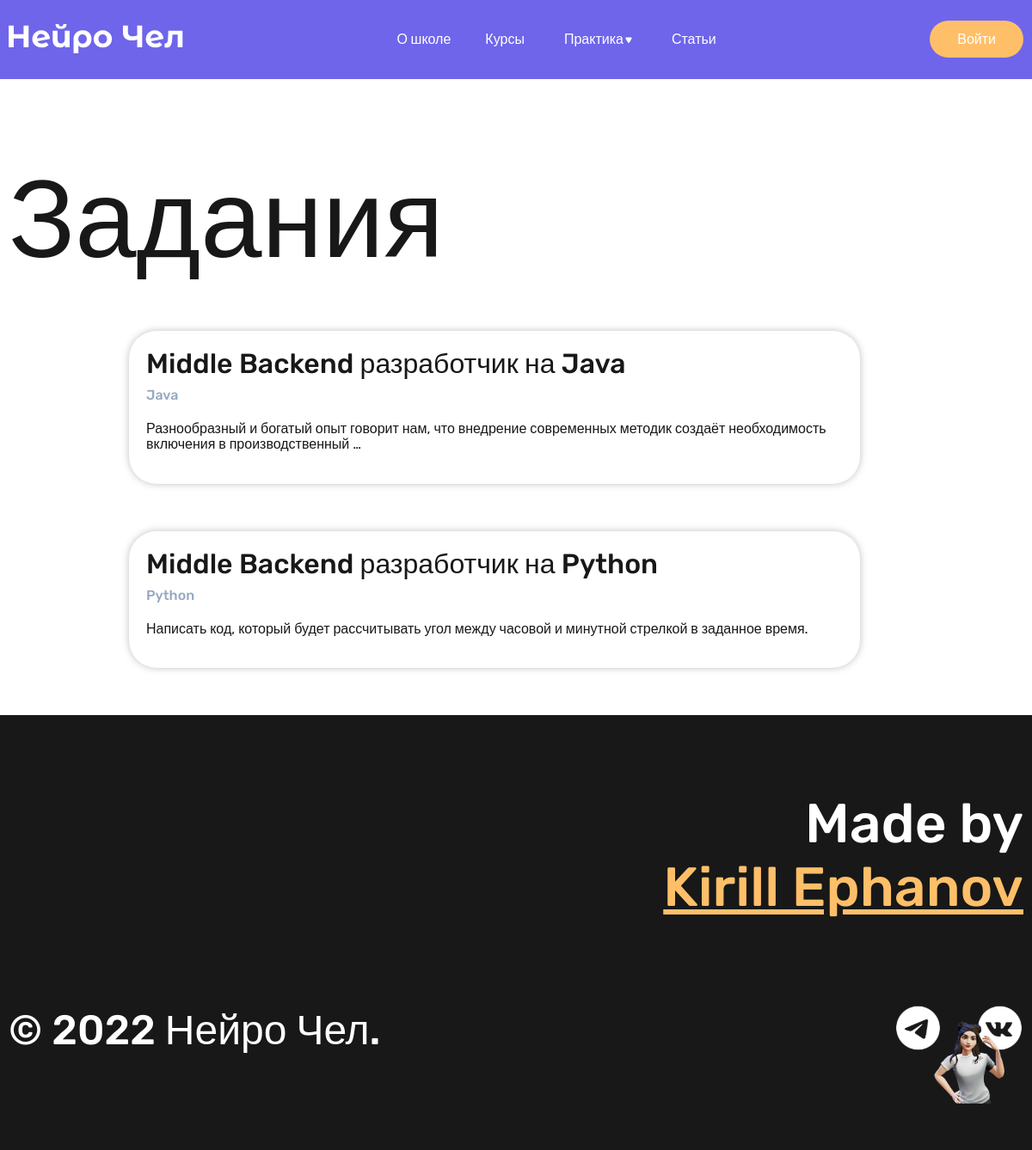
/practice/interview/, run on the app's committed database.
### blablycode_app/models.py (models this page shows, shortened)
class InterviewExercise(models.Model):
    interview_title = models.CharField(max_length=150, verbose_name='Название задачи')
    interview_category = models.ForeignKey('Category', on_delete=models.PROTECT, null=True, verbose_name='Категория')
    interview_content = models.TextField(max_length=500, verbose_name='Условие задачи')
    interview_solve = models.TextField(max_length=500, verbose_name='Решение задачи')
    class Meta:
        verbose_name = 'Задача для собеседования'
        verbose_name_plural = 'Задачи для собеседований'
        ordering = ['-pk']

class Category(models.Model):
    category_title = models.CharField(max_length=150, verbose_name='Название категории')
    def __str__(self):
        return self.category_title
    class Meta:
        verbose_name = 'Категория'
        verbose_name_plural = 'Категории'
        ordering = ['category_title']

### blablycode_app/views.py (the view)
# urls.py: path('practice/interview/', interview_page, name='interview'),
def interview_page(request):
    interview = InterviewExercise.objects.all()
    context = {'interview': interview,}
    return render(request=request, template_name='blablycode_app/interview_list.html', context=context)

### blablycode_app/templates/blablycode_app/interview_list.html
{% extends 'base.html' %}
{% block content %}
    <div class="wrapper">
        <h1 class="page-title">Задания</h1>
    </div>
    <section>
        <div class="course-catalog-wrapper">
            <div class="course-catalog">
                {% for item in interview %}
                <a href="{% url 'open_interview' item.pk %}" class="card-link">
                    <div class="course-card">
                        <div class="course-card-container">
                            <div class="course-card__content">
                                <p class="course-card__title">
                                    {{ item.interview_title }}
                                </p>
                                <div class="course-card__categories">
                                    <p class="course-card__category">
                                    {{ item.interview_category }}
                                    </p>
                                </div>
                                <p class="course-card__description">
                                    {{ item.interview_content|safe|truncatewords:15 }}
                                </p>
                            </div>
                        </div>
                    </div>
                </a>
                {% endfor %}
            </div>
        </div>
    </section>
{% endblock %}

### blablycode/static/styles/style.css (style rules this page uses)
:root { --dark: #181818; --blue: #6E65EB; --orange: #FFBF69; --grey: #97A8C1; }
html { background-color: var(--dark); }
body { font-family: 'Rubik', sans-serif; color: var(--dark); background-color: #fff; }
.wrapper { max-width: 1180px; padding-right: 5px; padding-left: 5px; margin: 0 auto; }
.page-title { font-size: 128px; font-weight: 500; margin-top: 90px; margin-bottom: 55px; }
.course-catalog-wrapper { max-width: 900px; padding-right: 5px; padding-left: 5px; margin: 0 auto; }
.card-link { color: var(--dark); text-decoration: none; }
.course-card { border-radius: 32px; padding: 20px; box-shadow: 0px 0px 8px rgba(0, 0, 0, 0.25); max-width: 850px; box-sizing: border-box; margin-bottom: 55px; }
.course-card-container { display: flex; align-items: center; }
.course-card__title { font-size: 32px; font-weight: 500; margin: 0; }
.course-card__categories { margin-top: 10px; margin-bottom: 0; }
.course-card__category { color: var(--grey); font-size: 16px; font-weight: 500; margin-top: 5px; margin-bottom: 0; }
.course-card__description { font-size: 16px; margin-top: 20px; }

### data on the page
InterviewExercise: interview_title "Middle Backend разработчик на Java", interview_category "Java", interview_content "Разнообразный и богатый опыт говорит нам, что внедрение современных методик создаёт необходимость включения в производственный …"
InterviewExercise: interview_title "Middle Backend разработчик на Python", interview_category "Python", interview_content "Написать код, который будет рассчитывать угол между часовой и минутной стрелкой в заданное время."
